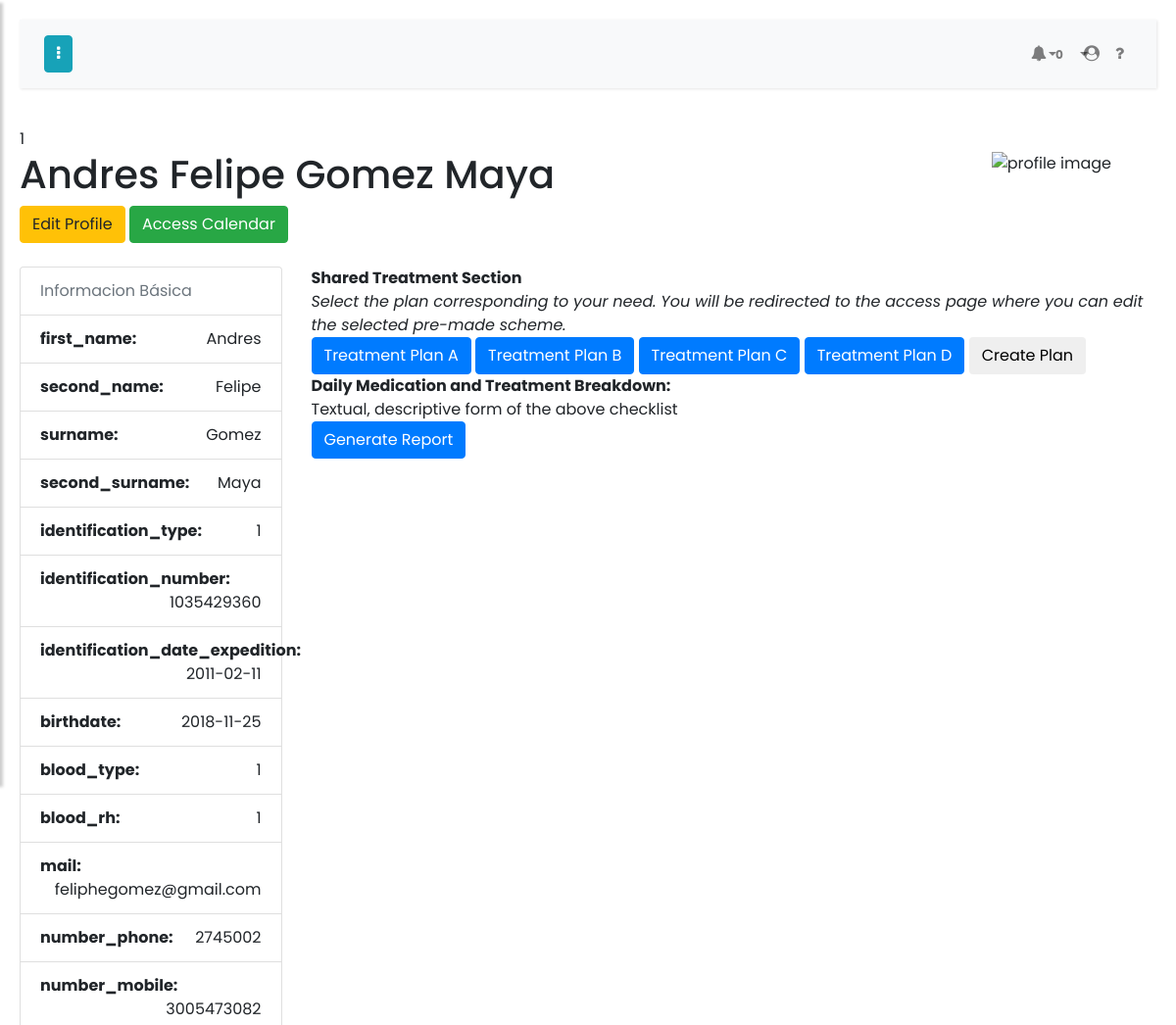
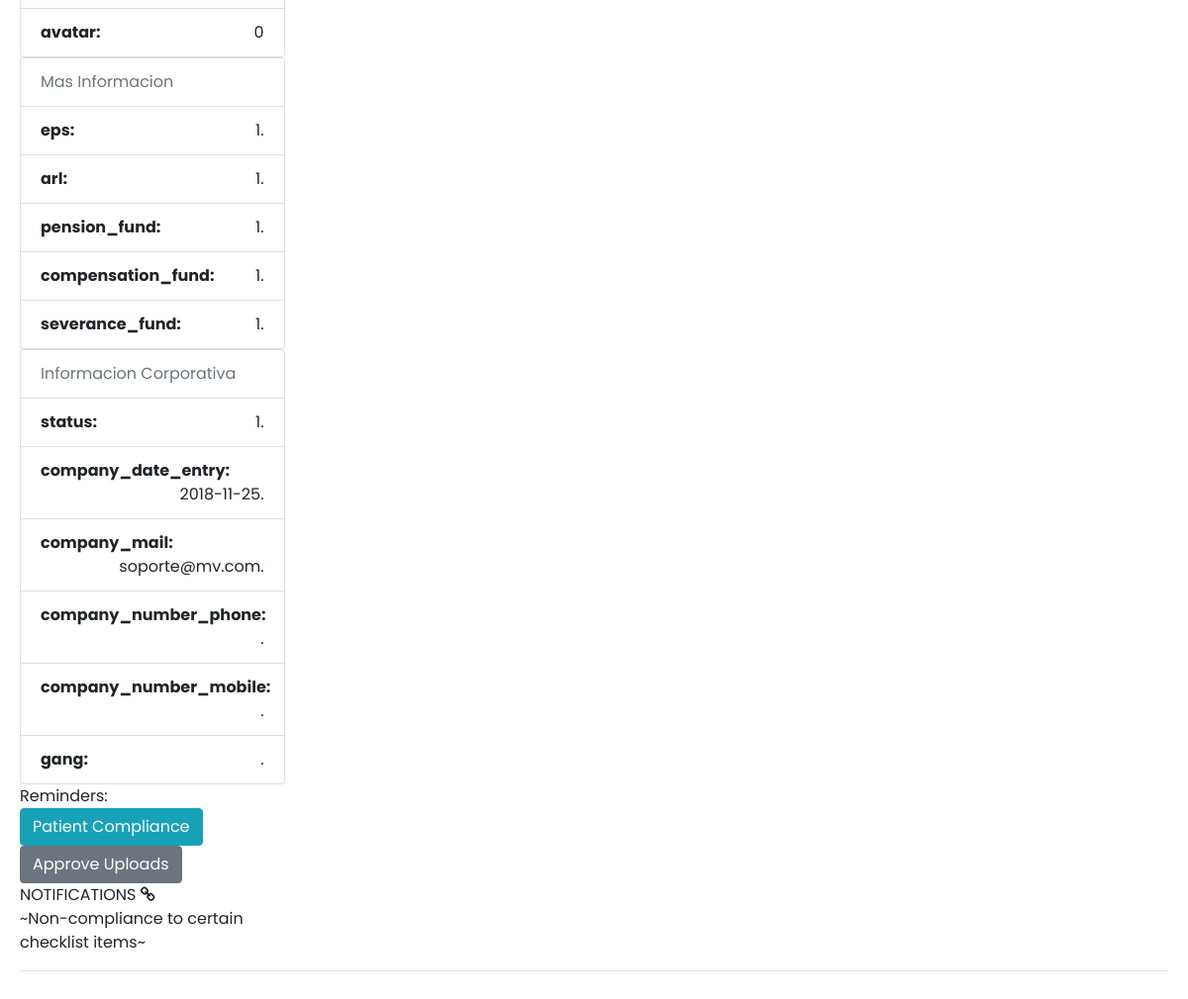
The app's page /profiles/biography/?profile_id=1 (signed in) with its own data (2 pictures, top to bottom).
### tables this page shows
CREATE TABLE IF NOT EXISTS `persons` (
  `id` int(11) NOT NULL AUTO_INCREMENT,
  `first_name` varchar(50) NOT NULL,
  `second_name` varchar(50) DEFAULT NULL,
  `surname` varchar(50) NOT NULL,
  `second_surname` varchar(50) DEFAULT NULL,
  `identification_type` int(11) NOT NULL DEFAULT '0',
  `identification_number` varchar(50) NOT NULL,
  `identification_date_expedition` date NOT NULL,
  `birthdate` date NOT NULL,
  `blood_type` int(11) NOT NULL,
  `blood_rh` int(11) NOT NULL,
  `mail` varchar(50) DEFAULT NULL,
  `number_phone` varchar(50) NOT NULL,
  `number_mobile` varchar(50) DEFAULT NULL,
  `company_date_entry` date DEFAULT NULL,
  `company_date_out` date DEFAULT NULL,
  `company_mail` varchar(50) DEFAULT NULL,
  `company_number_phone` varchar(50) DEFAULT NULL,
  `company_number_mobile` varchar(50) DEFAULT NULL,
  `avatar` int(11) DEFAULT NULL,
  `status` int(11) NOT NULL,
  `eps` int(11) NOT NULL,
  `arl` int(11) NOT NULL,
  `pension_fund` int(11) NOT NULL,
  `compensation_fund` int(11) NOT NULL,
  `severance_fund` int(11) NOT NULL,
  `observations` text,
  PRIMARY KEY (`id`),
  KEY `id` (`id`),
  KEY `FK_persons_identification_types` (`identification_type`),
  KEY `FK_persons_eps` (`eps`),
  KEY `FK_persons_arl` (`arl`),
  CONSTRAINT `FK_persons_arl` FOREIGN KEY (`arl`) REFERENCES `arl` (`id`) ON UPDATE CASCADE,
  CONSTRAINT `FK_persons_eps` FOREIGN KEY (`eps`) REFERENCES `eps` (`id`) ON UPDATE CASCADE,
  CONSTRAINT `FK_persons_identification_types` FOREIGN KEY (`identification_type`) REFERENCES `identification_types` (`id`) ON UPDATE CASCADE
);

### _cms/data/functions.php (called while the page is built)
<?php
$pageDataGlobal = new DataPage();

### _cms/modules/profiles/pages/biography.php (the view, shortened to what this page needs)
<?php
    if(isset($_GET['profile_id'])){
        $profileView = new Profile($_GET['profile_id']);
    }else{
        exit('Perfil no encontrado');
    }
?>
<div class=" target">
    <div class="row">
        <div class="col-sm-10">
             <h1 class=""><?php echo $profileView->first_name; ?> <?php echo $profileView->second_name; ?> <?php echo $profileView->surname; ?> <?php echo $profileView->second_surname; ?></h1>
          <button type="button" class="btn btn-warning">Edit Profile</button>  <button type="button" class="btn btn-success">Access Calendar</button>
<br>
        </div>
      <div class="col-sm-2"><a href="/users" class="pull-sright"><img title="profile image" class="img-circle img-responsive" src="https://encrypted-tbn0.gstatic.com/images?q=tbn:ANd9GcTBG685vI07-3MsuqJxjCfzIabfFJJG-8yM-ppvjjNpD5QNtWNE4A"></a>
        </div>
    </div>
  <br>
    <div class="row">
        <div class="col-sm-3">
            <ul class="list-group">
                <li class="list-group-item text-muted" contenteditable="false">Informacion Básica</li>
                <li class="list-group-item text-right"><span class="pull-left"><strong class="">first_name: </strong></span> <?php echo $profileView->first_name; ?></li>
                <li class="list-group-item text-right"><span class="pull-left"><strong class="">second_name: </strong></span> <?php echo $profileView->second_name; ?></li>
                <li class="list-group-item text-right"><span class="pull-left"><strong class="">surname: </strong></span> <?php echo $profileView->surname; ?></li>
                <li class="list-group-item text-right"><span class="pull-left"><strong class="">second_surname: </strong></span> <?php echo $profileView->second_surname; ?></li>
                <li class="list-group-item text-right"><span class="pull-left"><strong class="">identification_type: </strong></span> <?php echo $profileView->identification_type; ?></li>
                <li class="list-group-item text-right"><span class="pull-left"><strong class="">identification_number: </strong></span> <?php echo $profileView->identification_number; ?></li>
                <li class="list-group-item text-right"><span class="pull-left"><strong class="">identification_date_expedition: </strong></span> <?php echo $profileView->identification_date_expedition; ?></li>
                <li class="list-group-item text-right"><span class="pull-left"><strong class="">birthdate: </strong></span> <?php echo $profileView->birthdate; ?></li>
                <li class="list-group-item text-right"><span class="pull-left"><strong class="">blood_type: </strong></span> <?php echo $profileView->blood_type; ?></li>
                <li class="list-group-item text-right"><span class="pull-left"><strong class="">blood_rh: </strong></span> <?php echo $profileView->blood_rh; ?></li>
                <li class="list-group-item text-right"><span class="pull-left"><strong class="">mail: </strong></span> <?php echo $profileView->mail; ?></li>
                <li class="list-group-item text-right"><span class="pull-left"><strong class="">number_phone: </strong></span> <?php echo $profileView->number_phone; ?></li>
                <li class="list-group-item text-right"><span class="pull-left"><strong class="">number_mobile: </strong></span> <?php echo $profileView->number_mobile; ?></li>
                <li class="list-group-item text-right"><span class="pull-left"><strong class="">avatar: </strong></span> <?php echo $profileView->avatar; ?></li>
            </ul>
            <ul class="list-group">
                <li class="list-group-item text-muted" contenteditable="false">Mas Informacion</li>
                <li class="list-group-item text-right"><span class="pull-left"><strong class="">eps: </strong></span> <?php echo $profileView->eps; ?>.</li>
                <li class="list-group-item text-right"><span class="pull-left"><strong class="">arl: </strong></span> <?php echo $profileView->arl; ?>.</li>
                <li class="list-group-item text-right"><span class="pull-left"><strong class="">pension_fund: </strong></span> <?php echo $profileView->pension_fund; ?>.</li>
                <li class="list-group-item text-right"><span class="pull-left"><strong class="">compensation_fund: </strong></span> <?php echo $profileView->compensation_fund; ?>.</li>
                <li class="list-group-item text-right"><span class="pull-left"><strong class="">severance_fund: </strong></span> <?php echo $profileView->severance_fund; ?>.</li>
            </ul>
            <ul class="list-group">
                <li class="list-group-item text-muted" contenteditable="false">Informacion Corporativa</li>
                <li class="list-group-item text-right"><span class="pull-left"><strong class="">status: </strong></span> <?php echo $profileView->status; ?>.</li>
                <li class="list-group-item text-right"><span class="pull-left"><strong class="">company_date_entry: </strong></span> <?php echo $profileView->company_date_entry; ?>.</li>
                <li class="list-group-item text-right"><span class="pull-left"><strong class="">company_mail: </strong></span> <?php echo $profileView->company_mail; ?>.</li>
                <li class="list-group-item text-right"><span class="pull-left"><strong class="">company_number_phone: </strong></span> <?php echo $profileView->company_number_phone; ?>.</li>
                <li class="list-group-item text-right"><span class="pull-left"><strong class="">company_number_mobile: </strong></span> <?php echo $profileView->company_number_mobile; ?>.</li>
                <li class="list-group-item text-right"><span class="pull-left"><strong class="">gang: </strong></span> <?php echo $profileView->gang; ?>.</li>
            </ul>
           <div class="panel panel-default">
             <div class="panel-heading">Reminders:
                </div>
                <div class="panel-body"><button type="button" class="btn btn-info">Patient Compliance<br><button type="button" class="btn btn-secondary">Approve Uploads
                </div>
            </div>
            <div class="panel panel-default">
                <div class="panel-heading">NOTIFICATIONS <i class="fa fa-link fa-1x"></i>
                </div>
                <div class="panel-body"><a href="http://bootply.com" class="">~Non-compliance to certain checklist items~</a>
                </div>
            </div>
        </div>
        <div class="col-sm-9" style="" contenteditable="false">
            <div class="panel panel-default">
                <div class="panel-heading"><b>Shared Treatment Section</b></div>
                <div class="panel-body"><i>Select the plan corresponding to your need. You will be redirected to the access page where you can edit the selected pre-made scheme.</i><br>
                <button type="button" class="btn btn-primary">Treatment Plan A</button>   <button type="button" class="btn btn-primary">Treatment Plan B</button>   <button type="button" class="btn btn-primary">Treatment Plan C</button>   <button type="button" class="btn btn-primary">Treatment Plan D</button>   <button type="button" class="btn btn-Primary">Create Plan</button>
                </div>
            </div>
            <div class="panel panel-default">
                <div class="panel-heading"><b>Daily Medication and Treatment Breakdown:</b></div>
                <div class="panel-body"> Textual, descriptive form of the above checklist
                    <br><button type="button" class="btn btn-primary">Generate Report
                </div>
            </div>
        </div>
    </div>
</div>

### index.php
<?php
include('_cms/autoload.php');
echo $pageDataGlobal->htmlRun();

### _cms/data/classes.php (shortened to what this page needs)
<?php
class ConectionDB
{
	var $sql = null;
	function setSQL($sql=null)
	{
		$this->sql = $sql;
	}
	function executeSQL()
	{
		try {
			$conn = new PDO("mysql:host=".DB_HOST.";dbname=".DB_NAME, DB_USER, DB_HASH);
			$conn->setAttribute(PDO::ATTR_ERRMODE, PDO::ERRMODE_EXCEPTION);
			$stmt = $conn->prepare($this->sql);
			$stmt->execute();
			$DataFull = $stmt->fetchAll();
			if(count($DataFull) === 1){
				$this->data = ($DataFull[0]);
			}else{
				$this->dataCount = count($DataFull);
				$this->data = ($DataFull);
			}
			$this->error = false;
		}
		catch(PDOException $e) {
			$this->message = $e->getMessage();
		}
	}
}
class DataPage
{
	var $path, $module, $page, $action, $server, $remoteIP, $messageGlobal = null;
	function __construct()
	{
        if(isset($_GET['path']))
		{
            $this->path = $_GET['path'];
            $ex1 = explode("/", $_GET['path']);
            $datosPagina = array_values($ex1);
            if(isset($datosPagina[0]))
			{
                $this->module = $datosPagina[0];
                unset($datosPagina[0]);
                $datosPagina = array_values($datosPagina);
            }
			else
			{
                $this->module = 'dashboard';
            };
            if(isset($datosPagina[0]))
			{
                $this->page = $datosPagina[0];
                unset($datosPagina[0]);
                $datosPagina = array_values($datosPagina);
            }
			else
			{
                $this->page = 'index';
            };
        }
        $this->session = new Session();
        $session = $this->session;
    }
    function getRealIpAddr()
    {
        if (!empty($_SERVER['HTTP_CLIENT_IP']))
        {
          $ip=$_SERVER['HTTP_CLIENT_IP'];
        }
        elseif (!empty($_SERVER['HTTP_X_FORWARDED_FOR']))
        {
          $ip=$_SERVER['HTTP_X_FORWARDED_FOR'];
        }
        else
        {
          $ip=$_SERVER['REMOTE_ADDR'];
        }
        return $ip;
    }
	function includePageActive()
	{
		$file = "_cms/modules/{$this->module}/pages/{$this->page}.php";
		if(file_exists($file))
		{
			include($file);
		}
		else
		{
			echo 'Archivo no encontrado: '.$file;
		}
	}
	function includePageActiveFooterScripts()
	{
		$file = "_cms/modules/{$this->module}/pages/scripts/{$this->page}.php";
	}
	function includeFile($namefile='')
	{
		$file = "_cms/files/{$namefile}";
		if(file_exists($file))
		{
			include($file);
		}
		else
		{
			echo 'Archivo no encontrado: '.$file;
		}
	}
	function htmlRun()
	{
		$this->includeFile('template-home.php');
	}
}
class Session
{
	function __construct()
	{
		if(
			isset($_SESSION['id'])
			&& isset($_SESSION['username'])
			&& isset($_SESSION['hash'])
			&& isset($_SESSION['lastConnection'])
			&& isset($_SESSION['lastIP'])
			&& isset($_SESSION['permissions'])
			&& isset($_SESSION['permission_id'])
			&& isset($_SESSION['permission_name'])
			&& isset($_SESSION['profile_id'])
			&& isset($_SESSION['profile'])
		)
		{
			$this->username = $_SESSION['username'];
		}
		else
		{
			$this->error = true;
		}
	}
}
class Profile extends BaseGlobal
{
    function __construct($profile_id=0)
    {
        $this->id = $profile_id;
        echo $this->id;
        $profileInfo = new ConectionDB();
        $profileInfo->setSQL("Select * From persons where id IN ('{$this->id}') ");
        $profileInfo->executeSQL();
    }
}

### _cms/files/template-home.php (shortened to what this page needs)
<?php global $pageDataGlobal; ?>
<!DOCTYPE html>
<html lang="es">
<head>
	<?php $pageDataGlobal->includeFile("head.php"); ?>
</head>
<body>
    <div class="wrapper">
					<?php $pageDataGlobal->includeFile("left-menu.php"); ?>
        <div id="content">
					  <?php
            if($pageDataGlobal->module != 'login')
            {
              $pageDataGlobal->includeFile("top-menu.php");
              $pageDataGlobal->includePageActive();
              $pageDataGlobal->includeFile("footer.php");
            }
            else
            {
              $pageDataGlobal->includePageActive();
              $pageDataGlobal->includeFile("footer.php");
            }
            ?>
        </div>
    </div>
</body>
</html>

### _cms/files/head.php (shortened to what this page needs)
<head>
    <link rel="stylesheet" href="//stackpath.bootstrapcdn.com/bootstrap/4.1.3/css/bootstrap.min.css" />
    <link rel="stylesheet" href="//cdnjs.cloudflare.com/ajax/libs/malihu-custom-scrollbar-plugin/3.1.5/jquery.mCustomScrollbar.min.css" />
    <link href="/assets/css/animate.css" rel="stylesheet" />
    <link href="/assets/css/style3.css" rel="stylesheet" />
    <link href="/assets/css/style.css" rel="stylesheet" />
    <link href="//stackpath.bootstrapcdn.com/font-awesome/4.7.0/css/font-awesome.min.css" rel="stylesheet" />
</head>

### _cms/files/top-menu.php (shortened to what this page needs)
<nav class="navbar navbar-expand-lg navbar-light bg-light">
    <div class="container-fluid">
        <button type="button" id="sidebarCollapse" class="btn btn-info">
            <i class="fa fa-ellipsis-v"></i>
        </button>
        <div class="collapse navbar-collapse" id="navbarSupportedContent">
            <ul class="nav navbar-nav ml-auto">
                <li class="nav-item dropdown">
                  <a href="#" class="nav-link dropdown-toggle animated rubberBand" data-toggle="dropdown">
                      <i class="fa fa-bell"></i>
                      <span class="badge total-notifications-response-navbartop">0</span>
                  </a>
                </li>
                <li class="nav-item dropdown">
                  <a href="#" class="nav-link dropdown-toggle animated rubberBand" data-toggle="dropdown">
                    <i class="fa fa-user-circle" aria-hidden="true"></i>
                  </a>
                </li>
            <li class="nav-item"><a target="_new" class="nav-link" href="http://help.dataservix.com"><i class="fa fa-question"></i> </a></li>
            </ul>
        </div>
    </div>
</nav>

### _cms/files/footer.php (shortened to what this page needs)
<hr>

### assets/css/style3.css (style rules this page uses)
body { font-family: 'Poppins', sans-serif; background: #fafafa; }
a, a:hover, a:focus { color: inherit; text-decoration: none; transition: all 0.3s; }
.navbar { padding: 15px 10px; background: #fff; border: none; border-radius: 0; margin-bottom: 40px; box-shadow: 1px 1px 3px rgba(0, 0, 0, 0.1); }
.dropdown-toggle::after { display: block; position: absolute; top: 50%; right: 20px; transform: translateY(-50%); }
#content { width: 100%; padding: 20px; min-height: 100vh; transition: all 0.3s; position: absolute; top: 0; right: 0; }

### records on screen
persons: first_name "Andres", second_name "Felipe", surname "Gomez", second_surname "Maya", identification_type "1", identification_number "1035429360", identification_date_expedition "2011-02-11", birthdate "2018-11-25", blood_type "1", blood_rh "1", mail "feliphegomez@gmail.com", number_phone "2745002", number_mobile "3005473082", avatar "0", eps "1", arl "1", pension_fund "1", compensation_fund "1", severance_fund "1", status "1", company_date_entry "2018-11-25", company_mail "soporte@mv.com"

### other values on screen
$this->id "1"
